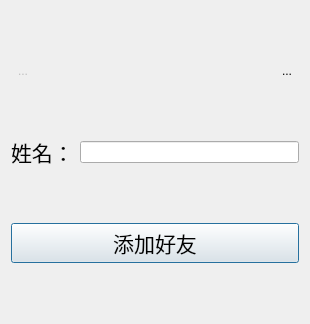
<?xml version="1.0" encoding="UTF-8"?>
<ui version="4.0">
 <class>addFriendDia</class>
 <widget class="QDialog" name="addFriendDia">
  <property name="geometry">
   <rect>
    <x>0</x>
    <y>0</y>
    <width>310</width>
    <height>324</height>
   </rect>
  </property>
  <property name="windowTitle">
   <string>Dialog</string>
  </property>
  <layout class="QVBoxLayout" name="verticalLayout">
   <item>
    <layout class="QHBoxLayout" name="horizontalLayout">
     <item>
      <widget class="QToolButton" name="toolButton">
       <property name="enabled">
        <bool>false</bool>
       </property>
       <property name="text">
        <string>...</string>
       </property>
       <property name="icon">
        <iconset resource="res.qrc">
         <normaloff>:/owl</normaloff>:/owl</iconset>
       </property>
       <property name="iconSize">
        <size>
         <width>40</width>
         <height>40</height>
        </size>
       </property>
       <property name="autoRaise">
        <bool>true</bool>
       </property>
      </widget>
     </item>
     <item>
      <spacer name="horizontalSpacer">
       <property name="orientation">
        <enum>Qt::Horizontal</enum>
       </property>
       <property name="sizeHint" stdset="0">
        <size>
         <width>40</width>
         <height>20</height>
        </size>
       </property>
      </spacer>
     </item>
     <item>
      <widget class="QToolButton" name="toolButton_2">
       <property name="cursor">
        <cursorShape>PointingHandCursor</cursorShape>
       </property>
       <property name="text">
        <string>...</string>
       </property>
       <property name="icon">
        <iconset resource="res.qrc">
         <normaloff>:/close</normaloff>:/close</iconset>
       </property>
       <property name="iconSize">
        <size>
         <width>40</width>
         <height>40</height>
        </size>
       </property>
       <property name="autoRaise">
        <bool>true</bool>
       </property>
      </widget>
     </item>
    </layout>
   </item>
   <item>
    <layout class="QHBoxLayout" name="horizontalLayout_2">
     <item>
      <widget class="QLabel" name="label">
       <property name="font">
        <font>
         <pointsize>16</pointsize>
        </font>
       </property>
       <property name="text">
        <string>姓名：</string>
       </property>
      </widget>
     </item>
     <item>
      <widget class="QLineEdit" name="addFirendNameLineEdit"/>
     </item>
    </layout>
   </item>
   <item>
    <widget class="QPushButton" name="pushButton">
     <property name="font">
      <font>
       <pointsize>16</pointsize>
      </font>
     </property>
     <property name="text">
      <string>添加好友</string>
     </property>
    </widget>
   </item>
  </layout>
 </widget>
 <resources>
  <include location="res.qrc"/>
 </resources>
 <connections/>
</ui>
